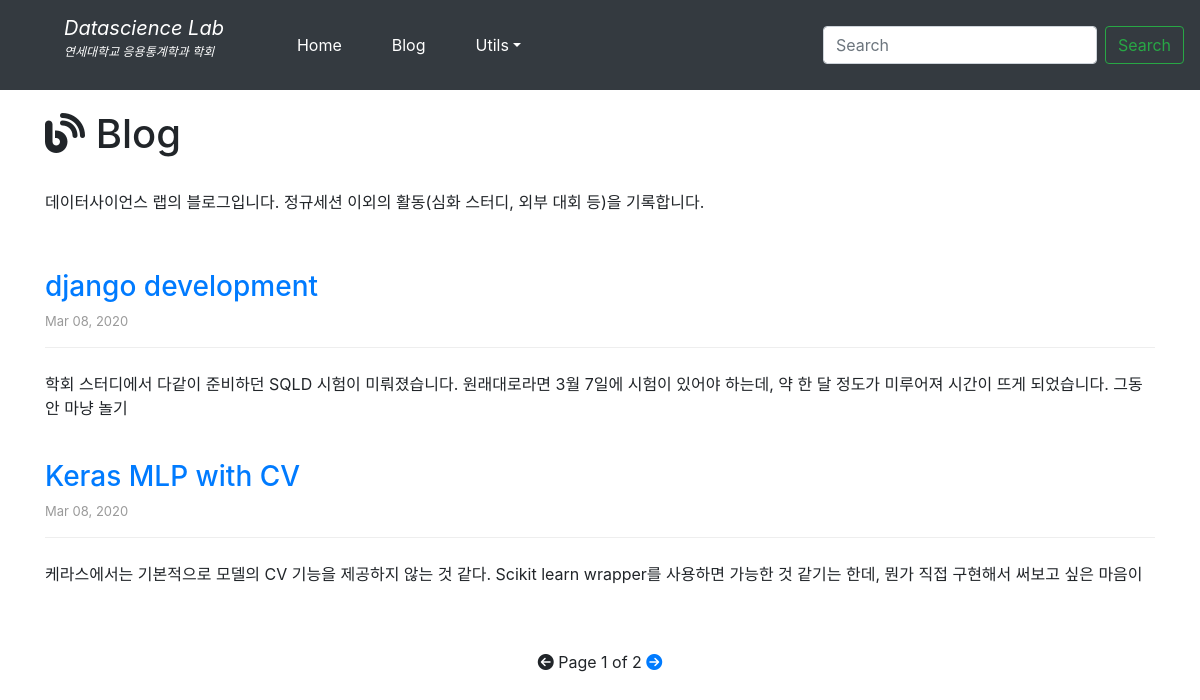
Screenshot of /blog/ with the database file from the repository.
### blog/models.py (models this page shows, shortened)
class Post(models.Model):
	title = models.CharField('TITLE', max_length=50)
	slug = models.SlugField('SLUG', max_length=50, help_text = 'one word for title alias', allow_unicode=True)
	description = models.CharField('DESCRIPTION', max_length=100, help_text = 'simple description')
	content = models.TextField('CONTENT')
	create_dt = models.DateTimeField('CREATE DATE', auto_now_add = True)
	modify_dt = models.DateTimeField('MODIFY DATE', auto_now = True)
	tags = TaggableManager(blank=True)
	class Meta:
		verbose_name = 'post'
		verbose_name_plural = 'posts'
		db_table = 'blog_posts'
		ordering = ('-modify_dt',)
	def get_absolute_url(self):
		return reverse('blog:post_detail', args=(self.slug,))

### blog/views.py (the view)
# urls.py: path('', PostLV.as_view(), name='index'),
class PostLV(ListView):
	model = Post
	template_name = 'blog/post_all.html'
	context_object_name = 'posts'
	paginate_by = 2

### blog/templates/blog/post_all.html (shortened to what this page needs)
{% extends "blog/base.html" %}
{% block content %}
<h1><i class="fas fa-blog"></i> Blog</h1>
<br>
<p class="message">
	데이터사이언스 랩의 블로그입니다. 정규세션 이외의 활동(심화 스터디, 외부 대회 등)을 기록합니다.
<p>
<br>
{% for post in posts %}
	<h3><a href="{{ post.get_absolute_url }}">{{ post.title }}</a></h3>
	<p class="post-date">{{ post.modify_dt|date:"M d, Y" }}</p>
	<div class="hr"></div>
	<p>{{ post.description }}</p>
	<br>
{%endfor %}
<br>
<div style="text-align:center;">
	{% if page_obj.has_previous %}
		<a href="?page={{ page_obj.previous_page_number }}"><i class="fas fa-arrow-circle-left" aria-hidden="true"></i></a>
	{% else %}
		<span><i class="fas fa-arrow-circle-left" aria-hidden="true"></i></span>
	{% endif %}
	Page {{ page_obj.number }} of {{ page_obj.paginator.num_pages }}
	{% if page_obj.has_next %}
		<a href="?page={{ page_obj.next_page_number }}"><i class="fas fa-arrow-circle-right" aria-hidden="true"></i></a>
	{% else %}
		<span><i class="fas fa-arrow-circle-right" aria-hidden="true"></i></span>
	{% endif %}
</div>
{% endblock %}

### blog/static/css/blog.css (style rules this page uses)
.hr { padding-bottom: 0; border-bottom:1px solid #eee; margin-bottom: 1.5rem }
.post-date { font-size:13px; color:#9A9A9A; }

### rows the page displays
Post: title "django development", modify_dt "Mar 08, 2020", description "학회 스터디에서 다같이 준비하던 SQLD 시험이 미뤄졌습니다. 원래대로라면 3월 7일에 시험이 있어야 하는데, 약 한 달 정도가 미루어져 시간이 뜨게 되었습니다. 그동안 마냥 놀기"
Post: title "Keras MLP with CV", modify_dt "Mar 08, 2020", description "케라스에서는 기본적으로 모델의 CV 기능을 제공하지 않는 것 같다. Scikit learn wrapper를 사용하면 가능한 것 같기는 한데, 뭔가 직접 구현해서 써보고 싶은 마음이"

### other values shown
{{ page_obj.number }} "1"
{{ page_obj.paginator.num_pages }} "2"
